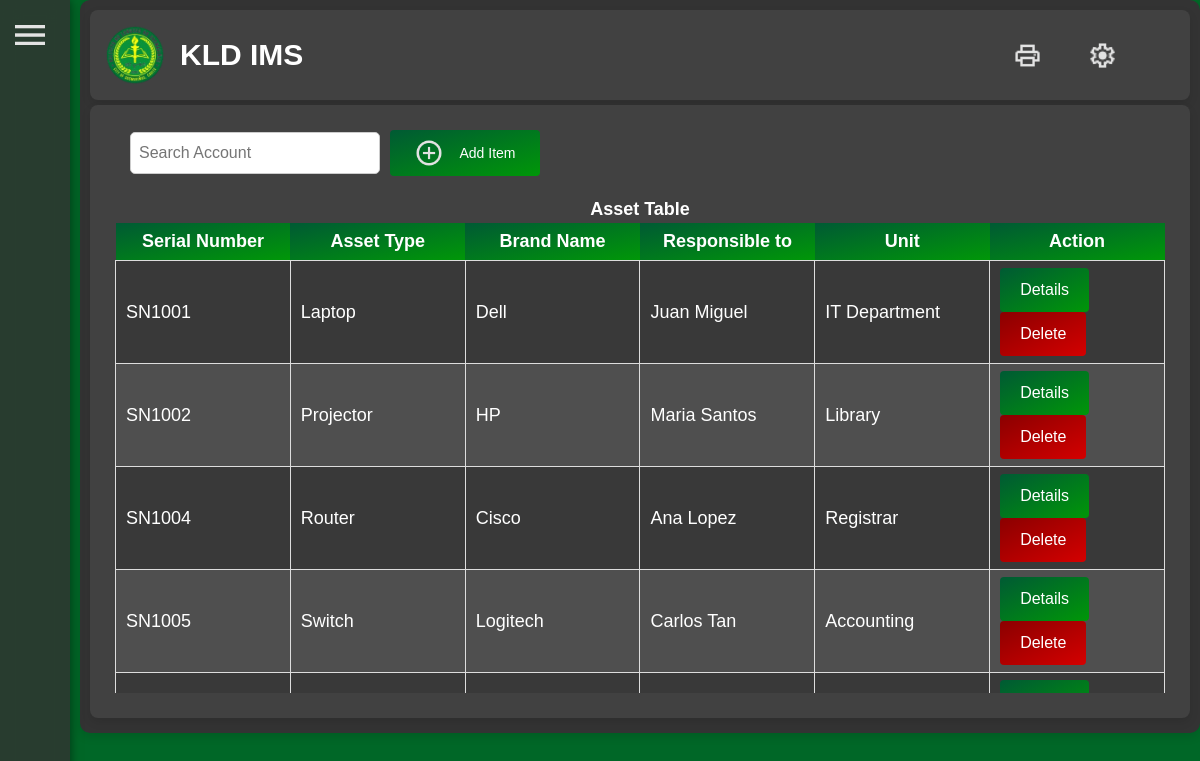
The page /admin/account.php (signed in) on the database its author committed.
### tables this page shows
CREATE TABLE asset (
    asset_ID INT AUTO_INCREMENT PRIMARY KEY,
    brand_ID INT,
    asset_type_ID INT,
    inventory_tag VARCHAR(100),
    serial_number VARCHAR(100),
    responsible_user_ID INT,
    barcode_image_path_ID INT NOT NULL,
    asset_status ENUM('active', 'inactive') DEFAULT 'active',
    FOREIGN KEY (brand_ID) REFERENCES brand(brand_ID),
    FOREIGN KEY (asset_type_ID) REFERENCES asset_type(asset_type_ID),
    FOREIGN KEY (responsible_user_ID) REFERENCES user(user_ID),
    FOREIGN KEY (barcode_image_path_ID) REFERENCES barcode(barcode_image_path_ID)
);

CREATE TABLE asset_type (
    asset_type_ID INT AUTO_INCREMENT PRIMARY KEY,
    asset_type VARCHAR(100) NOT NULL
);

CREATE TABLE brand (
    brand_ID INT AUTO_INCREMENT PRIMARY KEY,
    brand_name VARCHAR(100) NOT NULL
);

CREATE TABLE user (
    user_ID INT AUTO_INCREMENT PRIMARY KEY,
    full_name VARCHAR(100) NOT NULL,
    unit_ID INT,
    FOREIGN KEY (unit_ID) REFERENCES unit(unit_ID)
);

CREATE TABLE unit (
    unit_ID INT AUTO_INCREMENT PRIMARY KEY,
    unit_name VARCHAR(100) NOT NULL
);

### class/asset/fetch_data.php (called while the page is built, shortened)
<?php
class Inventory {
    private $pdo;
    public function __construct($pdo) {
        $this->pdo = $pdo;
    }
    public function fetchAllAssets() {
        $sql = "
           SELECT
                asset.asset_ID,
                asset.inventory_tag,
                asset.serial_number,
                asset_type.asset_type,
                brand.brand_name,
                user.full_name AS responsible_user,
                unit.unit_name AS user_unit
            FROM
                asset
            JOIN
                asset_type ON asset.asset_type_ID = asset_type.asset_type_ID
            JOIN
                brand ON asset.brand_ID = brand.brand_ID
            JOIN
                user ON asset.responsible_user_ID = user.user_ID
            JOIN
                unit ON user.unit_ID = unit.unit_ID
            WHERE
                asset.asset_status = 'active'
        ";
        $stmt = $this->pdo->query($sql);
        return $stmt->fetchAll();
    }
}
?>

### admin/views/inventory/itemList.php (the view, shortened to what this page needs)
<?php
require_once $_SERVER['DOCUMENT_ROOT'] . '\ims\class\asset\fetch_data.php';
function itemList(){
    global $pdo;
    $inventory = new Inventory($pdo);
    $assets = $inventory->fetchAllAssets();
?>
                <div class="invt-table-name">
                    <span>Asset Table</span>
                </div>
                    <div class="invt-table-data">
                        <table class="invt-table-box" id="inventoryTable">
                            <thead>
                                <tr>
                                    <th>Serial Number</th>
                                    <th>Asset Type</th>
                                    <th>Brand Name</th>
                                    <th>Responsible to</th>
                                    <th>Unit</th>
                                    <th>Action</th>
                                </tr>
                            </thead>
                            <tbody>
                                    <?php
                                    if ($assets && count($assets) > 0) {
                                        foreach ($assets as $row) {
                                            echo "<tr>";
                                            echo "<td>" . htmlspecialchars($row['serial_number']) . "</td>";
                                            echo "<td>" . htmlspecialchars($row['asset_type']) . "</td>";
                                            echo "<td>" . htmlspecialchars($row['brand_name']) . "</td>";
                                            echo "<td>" . htmlspecialchars($row['responsible_user']) . "</td>";
                                            echo "<td>" . htmlspecialchars($row['user_unit']) . "</td>";
                                            echo "<td>
                                                    <button id='edit-" . htmlspecialchars($row['serial_number']) . "' class='btn btn-edit'>Details</button>
                                                    <button
                                                        class='btn btn-delete'
                                                        data-serial='" . htmlspecialchars($row['serial_number']) . "'>
                                                        Delete
                                                    </button>
                                                  </td>";
                                            echo "</tr>";
                                        }
                                    } else {
                                        echo "<tr><td colspan='6'>No asset data found.</td></tr>";
                                    }
                                     ?>
                            </tbody>
                        </table>
                    </div>
                    </div>
<?php } ?>

### admin/account.php (shortened to what this page needs)
<?php
require_once $_SERVER['DOCUMENT_ROOT'] . '\ims\auth\web_protector.php';
if (file_exists('views/inventory/itemList.php')) {
    include ('head.php');
    include ('views\inventory\itemList.php');
} else {
    echo "Error: StatsOverview file not found!";
}
?>
<!DOCTYPE html>
<html lang="en">
<head>
    <link rel="stylesheet" href="\ims\bootstrap\css\bootstrap.min.css">
    <link rel="stylesheet" href="\ims\css\style.css">
</head>
<body>
    <div id="inventory" class="header-inventory">
    <?php head();?>
        <div class="field-inventory">
                <form id="searchForm">
                    <div class="invt-field-details">
                        <div class="invt-field-header">
                            <div class="invt-input-box">
                                <input type="text" class="search-bar" id="searchInput" placeholder="Search Account" onkeyup="searchInventory()" required>
                                    <button type="button" class="btn" id="addItemBtn">
                                        <img src="imgs/add.png" alt="Add Items" class="invt-icon">
                                        Add Item
                                    </button>
                            </div>
                        </div>
                    </div>
                </form>
            <div class="invt-list-container">
                    <?php itemList(); ?>
            </div>
        </div>
    <div>
        <?php
            include ('navbar.php');
        ?>
    </div>
</body>
</html>

### admin/head.php
<?php
function head(){?>
<div class="head-section">
            <div class="left-head">
                <img src="imgs/KLDlogo.png" alt="Logo" class="kld-logo">
                <h1><span>KLD IMS</span></h1>
            </div>
            <div class="right-head">
                <img src="imgs/print.png" alt="Print" class="icon-head">
                <img src="imgs/settings.png" alt="Setting" class="icon-head">
            </div>
        </div>
<?php }?>

### admin/navbar.php (shortened to what this page needs)
  <nav>
    <ul class="sidebar shrink">
        <li class="sidebar-header">
        </li>
        <li><button id="menu-btn">
                <img src="imgs\menu-btn.png" alt="Menu" width="30">
            </button>
        </li>
        <li>
            <a href="home.php">
            </a>
        </li>
        <li>
            <a href="InventoryList.php">
            </a>
        </li>
         <li>
            <a href="users.php">
            </a>
        </li>
        <li>
            <a href="account.php">
            </a>
        </li>
        <li>
            <a href="request.php">
            </a>
        </li>
        <li>
            <a href="borrowed.php">
            </a>
        </li>
        <li>
            <a href="../logout.php">
            </a>
        </li>
    </ul>
</nav>

### rows shown on the page
asset: serial_number "SN1001", asset_type_ID.asset_type "Laptop", brand_ID.brand_name "Dell", responsible_user_ID.full_name "Juan Miguel", unit.unit_name "IT Department"
asset: serial_number "SN1002", asset_type_ID.asset_type "Projector", brand_ID.brand_name "HP", responsible_user_ID.full_name "Maria Santos", unit.unit_name "Library"
asset: serial_number "SN1004", asset_type_ID.asset_type "Router", brand_ID.brand_name "Cisco", responsible_user_ID.full_name "Ana Lopez", unit.unit_name "Registrar"
asset: serial_number "SN1005", asset_type_ID.asset_type "Switch", brand_ID.brand_name "Logitech", responsible_user_ID.full_name "Carlos Tan", unit.unit_name "Accounting"
